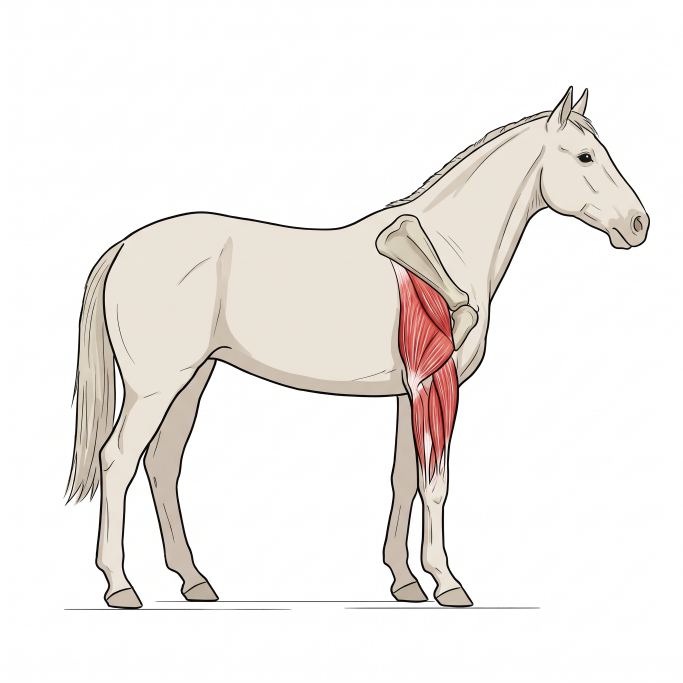
#> input picture obrazky/zdroje/006_pruznost_biceps_kone_ilustrace.png, 2048 x 2048 px (shown at 1/3 size)
$ python 006_pruznost_biceps_kone.py
#> lines starting #> are read from the running program, lines starting #| are printed output that depends on the picture; after the words box and inside, x2 and y2 are one past the last pixel; in counts of white or black regions, pixels touching at a corner belong together
### obrazky/zdroje/styl.py
"""Jednotný kreslený styl obrázků sbírky. Použití:  from styl import *"""
import os
import matplotlib; matplotlib.use('Agg')
import matplotlib.pyplot as plt
from matplotlib import font_manager as fm
from matplotlib.patches import FancyArrowPatch, Arc

_FONT = os.path.join(os.path.dirname(os.path.abspath(__file__)), 'Caveat-Regular.ttf')
fm.fontManager.addfont(_FONT)

# --- barvy (význam je pevný, viz STYL.md) ---
INK    = '#222222'  # obrysy, osy, text
SILA   = '#d62828'  # síly
MOMENT = '#f77f00'  # momenty
POHYB  = '#7b2cbf'  # rychlost, zrychlení
ROZMER = '#1d6fd1'  # kóty, úhly, vzdálenosti
BOD    = '#2a9d4b'  # těžiště, body, osy otáčení
KOST, SVAL, KUZE, DREVO = '#f1e3c8', '#e07a7a', '#f6d5bf', '#8b5a2b'

W, H, DPI = 6.0, 4.0, 200   # 1200 x 800 px

def start(w=W, h=H, osy=False):
    plt.xkcd(scale=0.8, length=120, randomness=2)
    plt.rcParams.update({
        'font.family': ['Caveat', 'DejaVu Sans'], 'font.size': 20,
        'mathtext.fontset': 'custom', 'mathtext.rm': 'Caveat',
        'mathtext.it': 'Caveat', 'mathtext.bf': 'Caveat',
        'axes.linewidth': 1.8, 'lines.linewidth': 2.4, 'path.effects': [],
        'axes.edgecolor': INK, 'text.color': INK, 'axes.labelcolor': INK,
        'xtick.color': INK, 'ytick.color': INK})
    fig, ax = plt.subplots(figsize=(w, h), dpi=DPI)
    if not osy:
        ax.set_aspect('equal'); ax.axis('off')
    return fig, ax

def graf(ax):
    """Úprava os pro grafy: bez horního a pravého rámečku, jemná mřížka."""
    for s in ('top', 'right'): ax.spines[s].set_visible(False)
    ax.grid(alpha=.25)

# [10 lines left out: functions sila, kota, not called in this run]

def bod(ax, x, y, text=None, dx=.06, dy=.06):
    ax.plot(x, y, 'o', color=BOD, ms=9)
    if text: ax.text(x + dx, y + dy, text, color=BOD, fontsize=20)

# [6 lines left out: function uhel, not called in this run]

def uloz(fig, jmeno):
    fig.tight_layout()
    fig.savefig(jmeno, facecolor='white', dpi=DPI)
    plt.close(fig)

### obrazky/zdroje/006_pruznost_biceps_kone.py
"""006 – Tuhost bicepsu koně: graf síla–prodloužení + ilustrace koně z Gemini (006_pruznost_biceps_kone_ilustrace.png)."""
from styl import *
import numpy as np
from PIL import Image
from scipy.interpolate import PchipInterpolator as Pchip

ILU = '006_pruznost_biceps_kone_ilustrace.png'
im = Image.open(ILU).convert('RGB'); a = np.asarray(im)
#> further down, im is the input picture: PIL image 2048x2048 RGB; mean R, G, B 242, 238.4, 235.5
m = a.min(2) < 225; ys, xs = np.where(m)
#> after `m = a.min(2) < 225`:
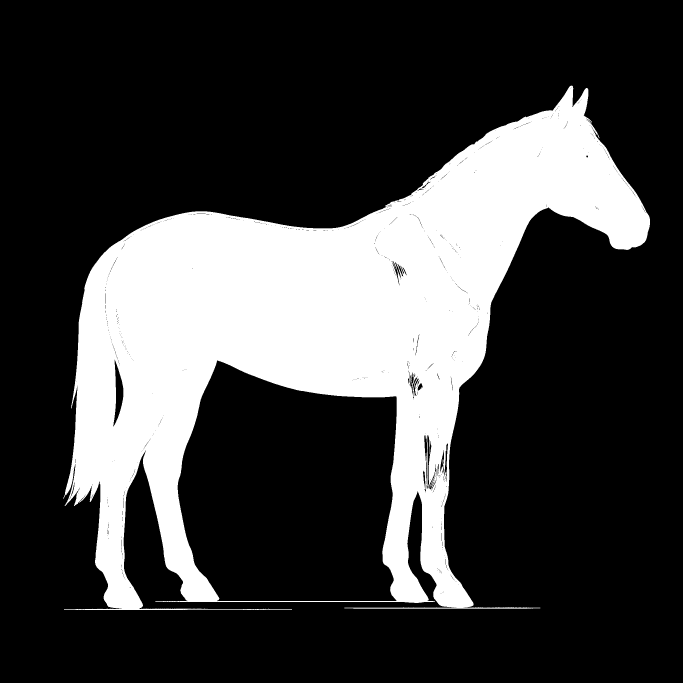
#> m: shape (2048, 2048) bool (shown at 1/3 size); 25.2% white; 7 white regions (6 under 20 px), largest, box (x1, y1, x2, y2) and area: (190, 257, 1950, 1830) 1056120
x0, x1, y0, y1 = xs.min() - 20, xs.max() + 20, ys.min() - 20, ys.max() + 20
#> x0 = 170; x1 = 1969; y0 = 237; y1 = 1849
kun = np.asarray(im.crop((x0, y0, x1, y1))).copy(); kun[kun.min(2) > 235] = 255
#> after `kun = np.asarray(im.crop((x0, y0, x1, y1))).copy()`:
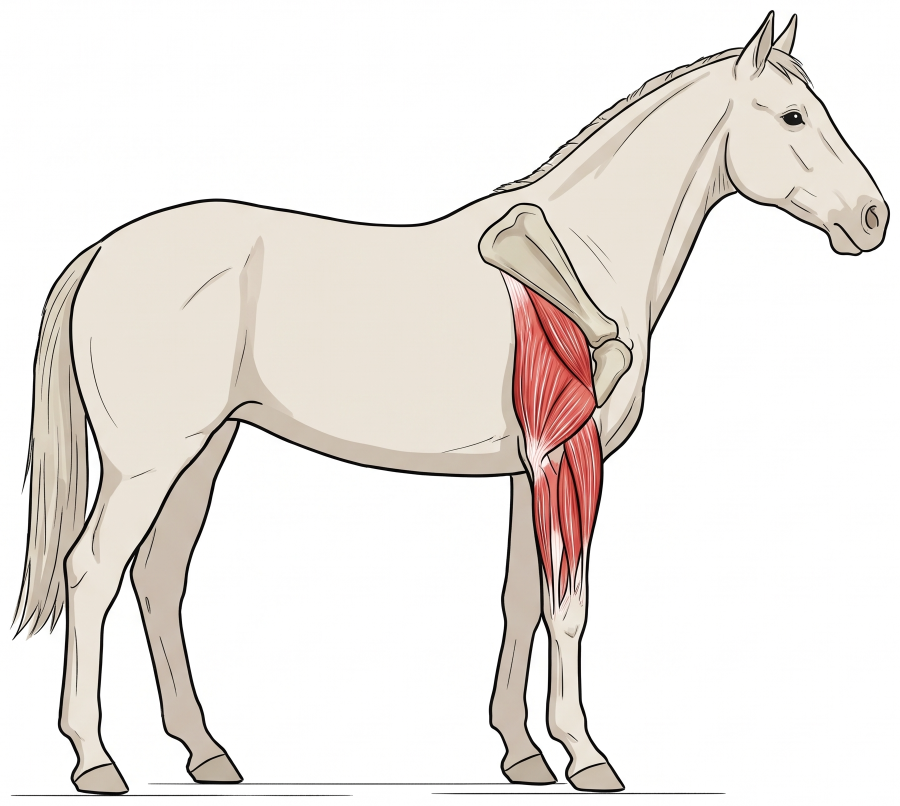
#> kun: shape (1612, 1799, 3) (shown at 1/2 size); mean R, G, B 236.3, 231.2, 227

fig, ax = start(6, 4, osy=True)
x1_ = np.linspace(0, 18.8, 200); ax.plot(x1_, Pchip([0, 5, 10, 15, 17.5, 18.8], [0, 2, 4, 6.3, 8.6, 11.5])(x1_), color=SILA)
x2_ = np.linspace(0, 17.5, 200); ax.plot(x2_, Pchip([0, 5, 10, 15, 17.5], [0, 2, 4, 6, 7.0])(x2_), color=ROZMER)
ax.plot([17.5, 17.2], [7.0, 6.2], color=ROZMER)
ax.text(11.2, 10.2, 'in vivo', color=SILA, fontsize=20)
ax.text(11.2, 9.45, '(měřeno v živém koni)', color=SILA, fontsize=14)
ax.text(13.2, 3.9, 'in vitro', color=ROZMER, fontsize=20)
ax.text(13.2, 3.45, '(vypreparovaný sval\nv laboratoři)', color=ROZMER, fontsize=14, va='top', linespacing=1.0)
ax.set_xlim(0, 21); ax.set_ylim(0, 12.5)
ax.set_xticks(range(0, 21, 5)); ax.set_yticks(range(0, 13, 2))
graf(ax); ax.set_xlabel('prodloužení [mm]'); ax.set_ylabel('síla [kN]')
ins = ax.inset_axes([0.03, 0.5, 0.42, 0.5]); ins.imshow(kun); ins.axis('off')
# popisek svalu (souřadnice v pixelech výřezu)
bx, by = 1290 - x0, 1050 - y0
#> bx = 1120; by = 813
ins.annotate('biceps', xy=(bx, by), xytext=(bx + 650, by + 350), fontsize=15,
             arrowprops=dict(arrowstyle='-', color=INK, lw=1), color=SILA, ha='left')
uloz(fig, '006_pruznost_biceps_kone.png')
#> in uloz, `fig.savefig(jmeno, facecolor='white', dpi=DPI)`:
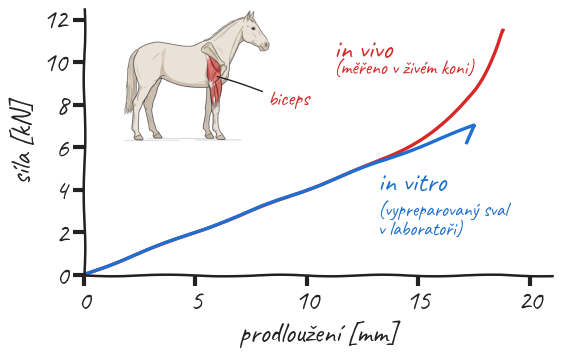
#> figure drawn by matplotlib, 1 panel; curve peaks at x = 18.8, y = 11.5; curve peaks at x = 17.5, y = 7

$ run again, with obrazky/zdroje/004_pruznost_prodlouzeni_dratu_ilustrace.png copied over obrazky/zdroje/006_pruznost_biceps_kone_ilustrace.png
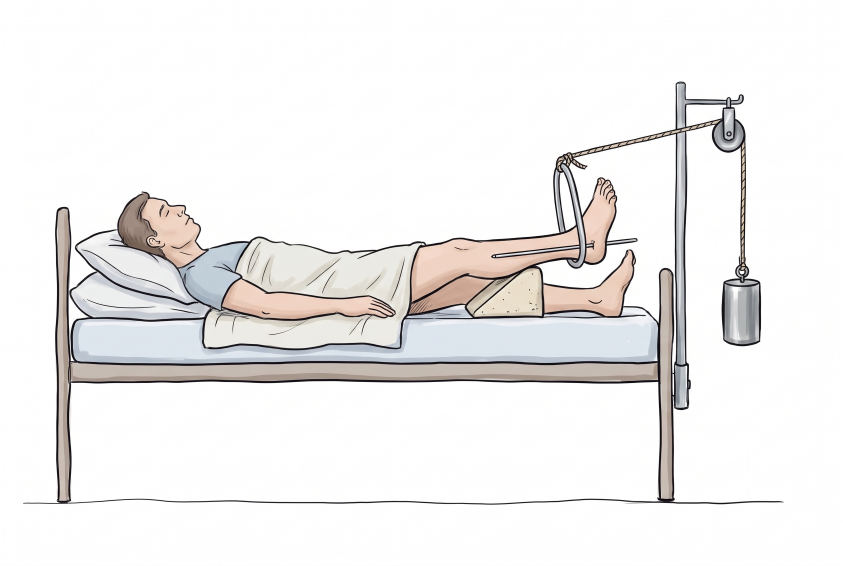
#> input picture obrazky/zdroje/004_pruznost_prodlouzeni_dratu_ilustrace.png, 2528 x 1696 px (shown at 1/3 size)
#> im is the input picture: PIL image 2528x1696 RGB; mean R, G, B 239.4, 238.1, 237.4
#> `m = a.min(2) < 225`:
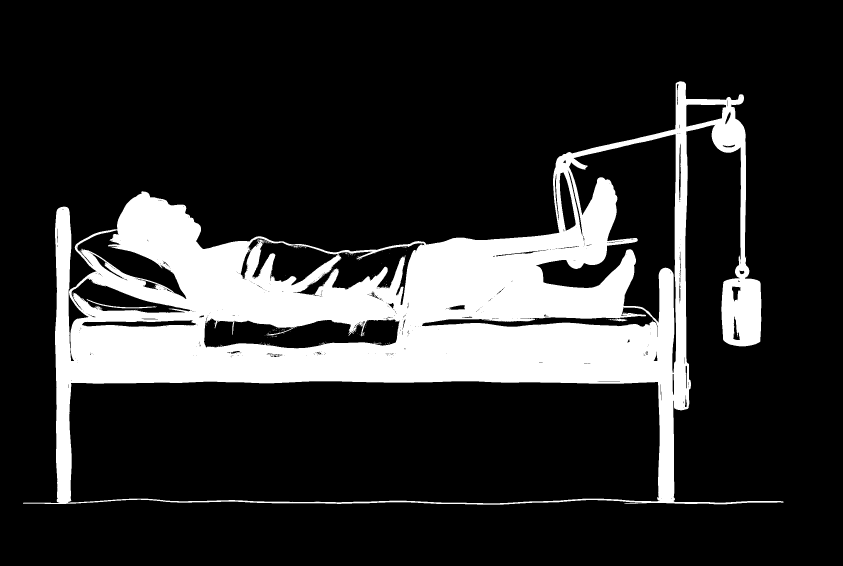
#> m: shape (1696, 2528) bool (shown at 1/3 size); 18.3% white; 287 white regions (280 under 20 px), largest, box (x1, y1, x2, y2) and area: (69, 244, 2351, 1514) 783365, (260, 897, 471, 925) 683, (1834, 956, 1881, 964) 212
#> x0 = 49; x1 = 2370; y0 = 224; y1 = 1533
#> bx = 1241; by = 826
#> in uloz, `fig.savefig(jmeno, facecolor='white', dpi=DPI)`:
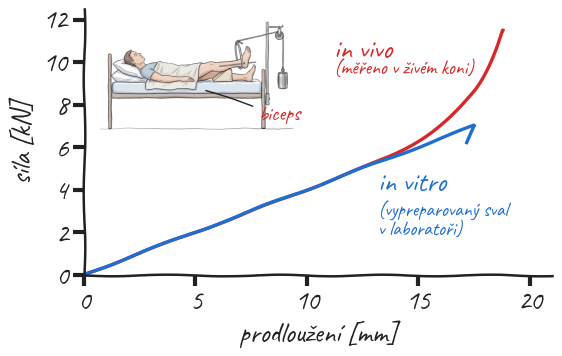
#> figure drawn by matplotlib, 1 panel; curve peaks at x = 18.8, y = 11.5; curve peaks at x = 17.5, y = 7

$ run again, with obrazky/zdroje/008_pruznost_max_sila_svalu_ilustrace.png copied over obrazky/zdroje/006_pruznost_biceps_kone_ilustrace.png
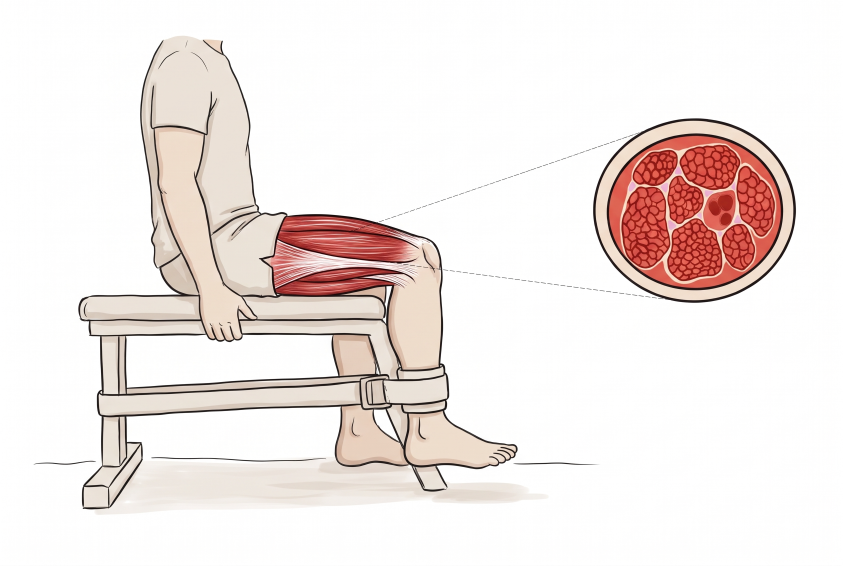
#> input picture obrazky/zdroje/008_pruznost_max_sila_svalu_ilustrace.png, 2528 x 1696 px (shown at 1/3 size)
#> im is the input picture: PIL image 2528x1696 RGB; mean R, G, B 241.4, 232.3, 229.6
#> `m = a.min(2) < 225`:
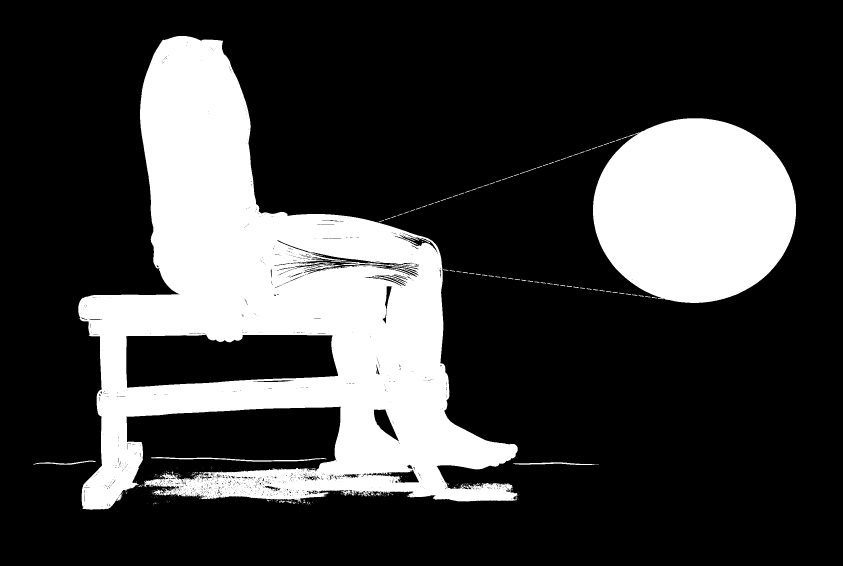
#> m: shape (1696, 2528) bool (shown at 1/3 size); 24.8% white; 412 white regions (322 under 20 px), largest, box (x1, y1, x2, y2) and area: (235, 108, 1553, 1529) 792820, (1779, 355, 2388, 909) 264842, (453, 1371, 979, 1385) 1942
#> x0 = 80; x1 = 2407; y0 = 88; y1 = 1548
#> bx = 1210; by = 962
#> in uloz, `fig.savefig(jmeno, facecolor='white', dpi=DPI)`:
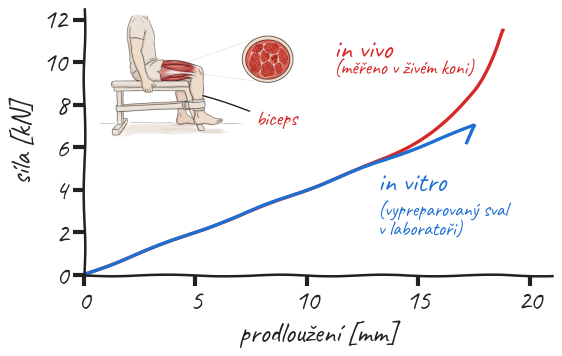
#> figure drawn by matplotlib, 1 panel; curve peaks at x = 18.8, y = 11.5; curve peaks at x = 17.5, y = 7

$ run again, with obrazky/zdroje/009_kinematika_max_rychlost_bezce.png copied over obrazky/zdroje/006_pruznost_biceps_kone_ilustrace.png
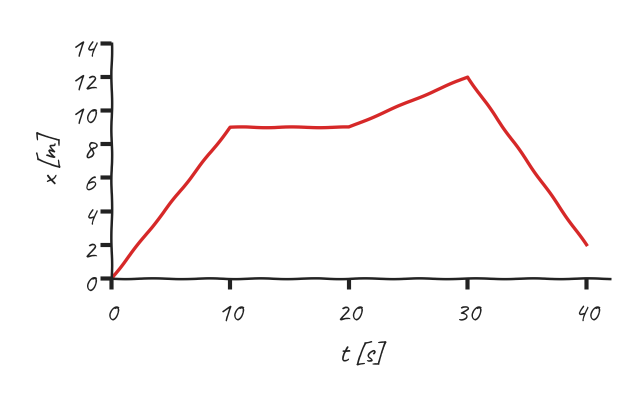
#> input picture obrazky/zdroje/009_kinematika_max_rychlost_bezce.png, 1280 x 800 px (shown at 1/2 size)
#> `m = a.min(2) < 225`:
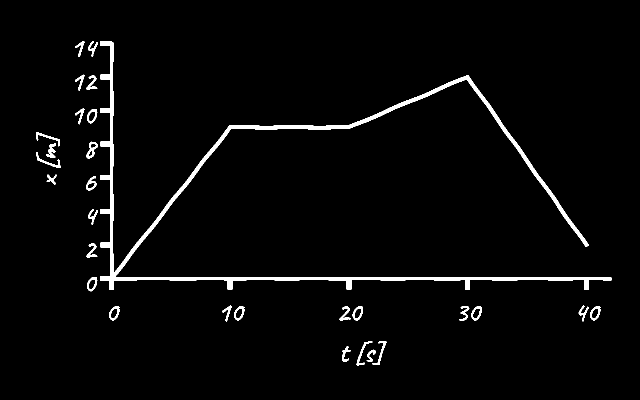
#> m: shape (800, 1280) bool (shown at 1/2 size); 2.7% white; 29 white regions, largest, box (x1, y1, x2, y2) and area: (201, 82, 1223, 579) 20700, (173, 283, 196, 317) 315, (72, 304, 121, 336) 285
#> x0 = 52; x1 = 1242; y0 = 62; y1 = 750
#> kun: shape (688, 1190, 3); mean R, G, B 250.6, 248.7, 248.7
#> bx = 1238; by = 988
#> in uloz, `fig.savefig(jmeno, facecolor='white', dpi=DPI)`:
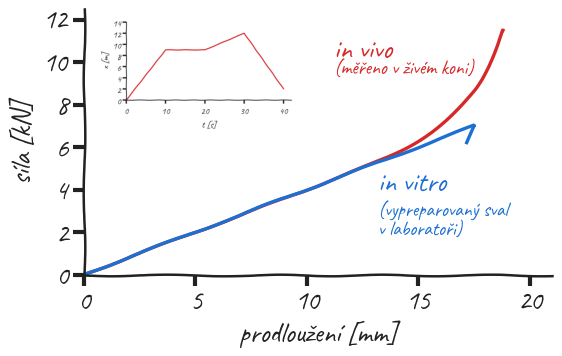
#> figure drawn by matplotlib, 1 panel; curve peaks at x = 18.8, y = 11.5; curve peaks at x = 17.5, y = 7
